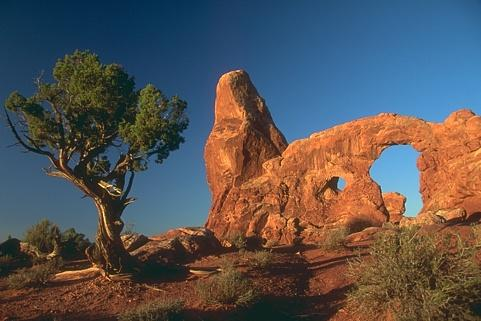
%> input picture libs/PylonCode/bsd_example.jpg, 481 x 321 px
$ octave --eval "result = detectLumen('libs/PylonCode/bsd_example.jpg');"   (GNU Octave 9; MATLAB toolbox functions it lacks are replaced by stand-ins)
%> lines starting %> are read from the running program, lines starting %| are printed output that depends on the picture
### libs/myLib/RGB2Lab.m
function [L,a,b] = RGB2Lab(R,G,B)
%RGB2LAB Convert an image from RGB to CIELAB
%
% function [L, a, b] = RGB2Lab(R, G, B)
% function [L, a, b] = RGB2Lab(I)
% function I = RGB2Lab(...)
%
% RGB2Lab takes red, green, and blue matrices, or a single M x N x 3 image,
% and returns an image in the CIELAB color space.  RGB values can be
% either between 0 and 1 or between 0 and 255.  Values for L are in the
% range [0,100] while a and b are roughly in the range [-110,110].  The
% output is of type double.
%
% This transform is based on ITU-R Recommendation BT.709 using the D65
% white point reference. The error in transforming RGB -> Lab -> RGB is
% approximately 10^-5.
%
% See also LAB2RGB.

% By Mark Ruzon from C code by Yossi Rubner, 23 September 1997.
% Updated for MATLAB 5 28 January 1998.
% Updated for MATLAB 7 30 March 2009.

if nargin == 1
  B = double(R(:,:,3));
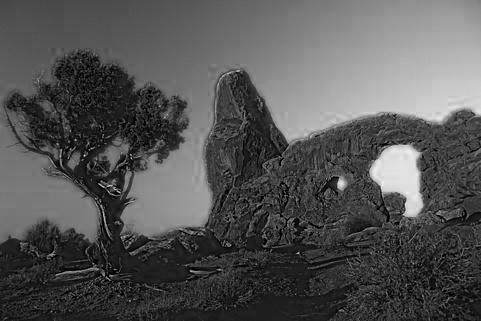
%> B: size 321x481 double; min 0, max 243, mean 84.3
  G = double(R(:,:,2));
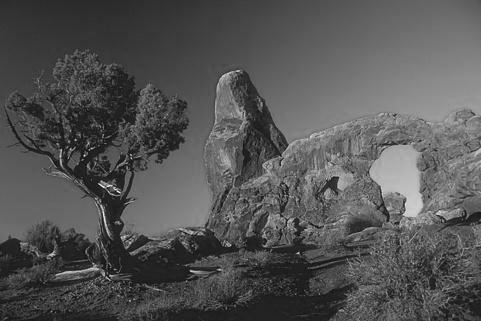
%> G: size 321x481 double; min 4, max 245, mean 84.2
  R = double(R(:,:,1));
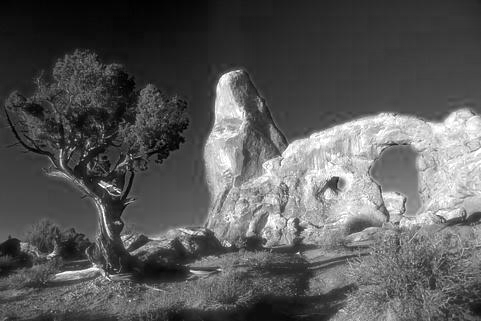
%> R: size 321x481 double; min 0, max 255, mean 88.3
end

if max(max(R)) > 1.0 || max(max(G)) > 1.0 || max(max(B)) > 1.0
  R = double(R) / 255;
  G = double(G) / 255;
  B = double(B) / 255;
end

% Set a threshold
T = 0.008856;

[M, N] = size(R);
%> M = 321; N = 481
s = M * N;
%> s = 154401
RGB = [reshape(R,1,s); reshape(G,1,s); reshape(B,1,s)];

% RGB to XYZ
MAT = [0.412453 0.357580 0.180423;
       0.212671 0.715160 0.072169;
       0.019334 0.119193 0.950227];
XYZ = MAT * RGB;

% Normalize for D65 white point
X = XYZ(1,:) / 0.950456;
Y = XYZ(2,:);
Z = XYZ(3,:) / 1.088754;

XT = X > T;
%> XT = 154401 logical values, 154401 true
YT = Y > T;
%> YT = 154401 logical values, 154401 true
ZT = Z > T;
%> ZT = 154401 logical values, 154347 true

Y3 = Y.^(1/3);

fX = XT .* X.^(1/3) + (~XT) .* (7.787 .* X + 16/116);
fY = YT .* Y3 + (~YT) .* (7.787 .* Y + 16/116);
fZ = ZT .* Z.^(1/3) + (~ZT) .* (7.787 .* Z + 16/116);

L = reshape(YT .* (116 * Y3 - 16.0) + (~YT) .* (903.3 * Y), M, N);
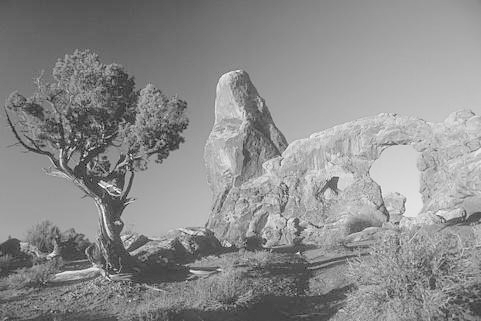
%> L: size 321x481 double; min 18.83, max 98.18, mean 62.7; drawn with min black and max white
a = reshape(500 * (fX - fY), M, N);
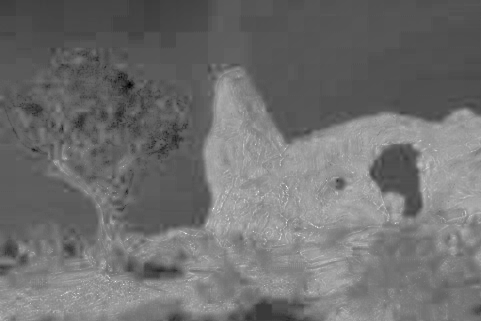
%> a: size 321x481 double; min -32.39, max 42.72, mean 0.5; drawn with min black and max white
b = reshape(200 * (fY - fZ), M, N);
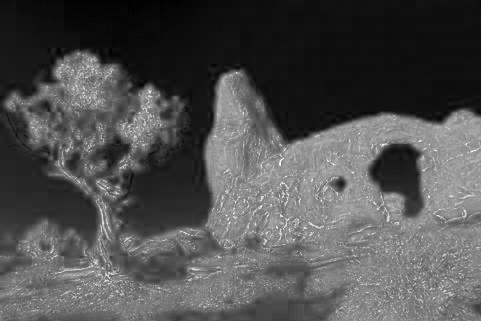
%> b: size 321x481 double; min -26.78, max 66.97, mean 3; drawn with min black and max white

if nargout < 2
  L = cat(3,L,a,b);
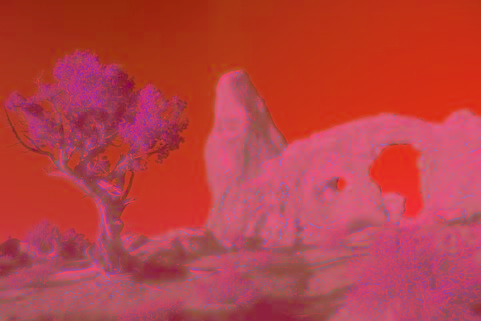
%> L: size 321x481x3 double; mean R, G, B 62.7, 0.5, 3; drawn with min black and max white
end

### detectLumen.m
function [lumen numL lsBigLumen]= detectLumen(I)
% function [lumen numL lsBigLumen]= detectLumen(I)
% This function get a grey level image and select bright regions.
% the method is described in 4.2 Detect Lumen.
% Input:
%   I, a grey level image. For this project I have used the L-channel of
%   Lab color space.
% Output:
%   lumen, all bright region that fulfill the size and convexity
%   constraint.
%   numL, the number of accepted bright regions that are in lumen.
%   lsBigLumen, all birght region after level set method with checking the
%   size and convexity of the regions.
%
%
% Author: A.Rahim Kadkhodamohammadi (r.k.mohammadi@gmail.com)
% 01 June 2012 CBA, Uppsala University
%--------------------------------------------------------------

initThre = 0.8;

if ischar(I)
    lab = RGB2Lab(imread(I));
    l_channel = lab(:,:,1);
else
    l_channel = I;
end
sz = size(l_channel);
%> sz = [321 481]

w = 5;
sigma = [3, .2];
%> (the run ends here)
